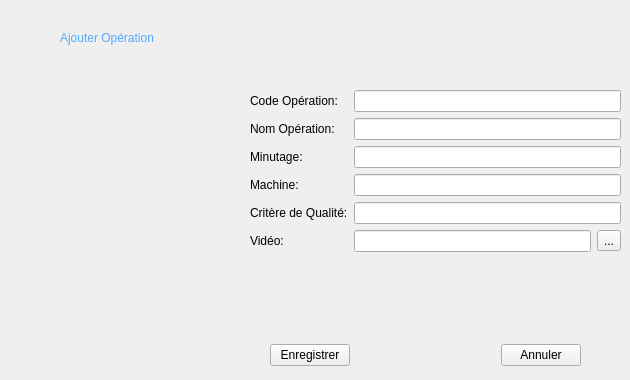
    <widget class="QWidget" name="ajout_op">
     <widget class="QWidget" name="formLayoutWidget_2">
      <property name="geometry">
       <rect>
        <x>250</x>
        <y>90</y>
        <width>371</width>
        <height>211</height>
       </rect>
      </property>
      <layout class="QFormLayout" name="formLayout_2">
       <property name="fieldGrowthPolicy">
        <enum>QFormLayout::AllNonFixedFieldsGrow</enum>
       </property>
       <item row="0" column="0">
        <widget class="QLabel" name="codeop">
         <property name="text">
          <string>Code Opération:</string>
         </property>
        </widget>
       </item>
       <item row="0" column="1">
        <widget class="QLineEdit" name="code_ope"/>
       </item>
       <item row="1" column="0">
        <widget class="QLabel" name="nom_op_2">
         <property name="text">
          <string>Nom Opération:</string>
         </property>
        </widget>
       </item>
       <item row="1" column="1">
        <widget class="QLineEdit" name="nom_operat"/>
       </item>
       <item row="2" column="0">
        <widget class="QLabel" name="minutage">
         <property name="text">
          <string>Minutage:</string>
         </property>
        </widget>
       </item>
       <item row="2" column="1">
        <widget class="QLineEdit" name="minute"/>
       </item>
       <item row="3" column="0">
        <widget class="QLabel" name="machine_2">
         <property name="text">
          <string>Machine:</string>
         </property>
        </widget>
       </item>
       <item row="3" column="1">
        <widget class="QLineEdit" name="machin_2"/>
       </item>
       <item row="4" column="0">
        <widget class="QLabel" name="critere">
         <property name="text">
          <string>Critère de Qualité:</string>
         </property>
        </widget>
       </item>
       <item row="4" column="1">
        <widget class="QLineEdit" name="Qcritere"/>
       </item>
       <item row="5" column="0">
        <widget class="QLabel" name="video">
         <property name="text">
          <string>Vidéo:</string>
         </property>
        </widget>
       </item>
       <item row="5" column="1">
        <layout class="QHBoxLayout" name="horizontalLayout">
         <item>
          <widget class="QLineEdit" name="video_path"/>
         </item>
         <item>
          <widget class="QToolButton" name="toolButton">
           <property name="text">
            <string>...</string>
           </property>
          </widget>
         </item>
        </layout>
       </item>
      </layout>
     </widget>
     <widget class="QWidget" name="horizontalLayoutWidget_9">
      <property name="geometry">
       <rect>
        <x>270</x>
        <y>340</y>
        <width>311</width>
        <height>31</height>
       </rect>
      </property>
      <layout class="QHBoxLayout" name="horizontalLayout_8">
       <item>
        <widget class="QPushButton" name="Ajout">
         <property name="text">
          <string>Enregistrer</string>
         </property>
        </widget>
       </item>
       <item>
        <spacer name="horizontalSpacer_11">
         <property name="orientation">
          <enum>Qt::Horizontal</enum>
         </property>
         <property name="sizeHint" stdset="0">
          <size>
           <width>40</width>
           <height>20</height>
          </size>
         </property>
        </spacer>
       </item>
       <item>
        <widget class="QPushButton" name="Annuler">
         <property name="text">
          <string>Annuler</string>
         </property>
        </widget>
       </item>
      </layout>
     </widget>
     <widget class="QLabel" name="label_8">
      <property name="geometry">
       <rect>
        <x>60</x>
        <y>30</y>
        <width>131</width>
        <height>17</height>
       </rect>
      </property>
      <property name="text">
       <string>&lt;html&gt;&lt;head/&gt;&lt;body&gt;&lt;p&gt;&lt;span style=&quot; color:#55aaff;&quot;&gt;Ajouter Opération&lt;/span&gt;&lt;/p&gt;&lt;/body&gt;&lt;/html&gt;</string>
      </property>
     </widget>
    </widget>
